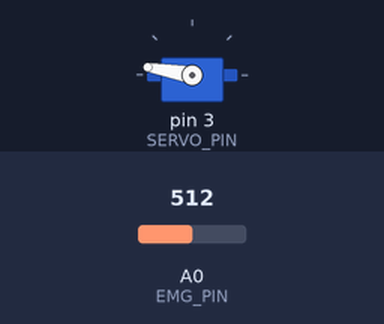
The sketch below on a simulated Arduino Uno, built with avr-gcc and run on an emulated ATmega328P. Parts: servo. Inputs (shaded band) come from the test bench; at power-on: A0 (EMG_PIN) = 512. What the sketch prints to the serial monitor is not drawn.

Above: at 1.2 s.
1.3 s: A0 (EMG_PIN) set to 268
4.3 s: A0 (EMG_PIN) set to 233
At 4.6 s:
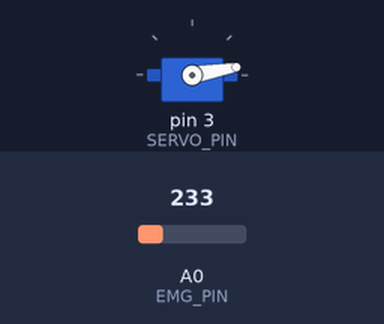
5.8 s: A0 (EMG_PIN) set to 260
At 6.9 s:
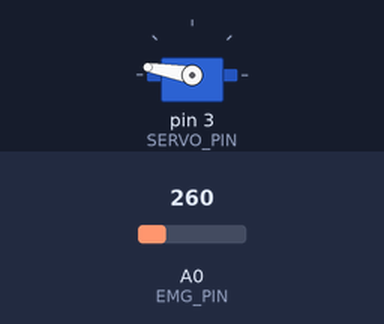
7.3 s: A0 (EMG_PIN) set to 240
At 8.0 s:
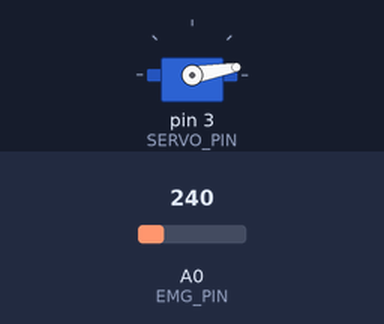
Timing chart, 0 to 9.8 s (numbered marks = the images above; inputs shaded):
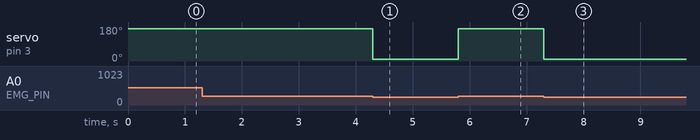

The sketch:

sketch_feb05a.ino
```cpp
#include <Servo.h>

//Threshold for servo motor control with muscle sensor.
//You can set a threshold according to the maximum and minimum values of the muscle sensor.
#define THRESHOLD 250

//Pin number where the sensor is connected. (Analog 0)
#define EMG_PIN 0

//Pin number where the servo motor is connected. (Digital PWM 3)
#define SERVO_PIN 3

//Define Servo motor
Servo SERVO_1;

/*-------------------------------- void setup ------------------------------------------------*/

void setup(){

  //BAUDRATE set to 115200, remember it to set monitor serial properly.
  //Used this Baud Rate and "NL&CR" option to visualize the values correctly.
  Serial.begin(115200);

  //Set servo motor to digital pin 3
  SERVO_1.attach(SERVO_PIN);
}

/*--------------------------------  void loop  ------------------------------------------------*/

void loop(){

  //The "Value" variable reads the value from the analog pin to which the sensor is connected.
  int value = analogRead(EMG_PIN);

  //If the sensor value is GREATER than the THRESHOLD, the servo motor will turn to 170 degrees.
  if(value > THRESHOLD){
    SERVO_1.write(170);
  }

  //If the sensor is LESS than the THRESHOLD, the servo motor will turn to 10 degrees.
  else{
    SERVO_1.write(10);
  }
  // Add "fake" plots to stabilize Y axis
  Serial.print(0); // To freeze the lower limit
  Serial.print(" ");
  Serial.print(1023); // To freeze the upper limit
  Serial.print(" ");
  //You can use serial monitor to set THRESHOLD properly, comparing the values shown when you open and close your hand.
  Serial.println(value);
}
```

Measured:
- the behaviour switches between 251 and 250 on A0 (EMG_PIN) (found by bisection; images 0 and 1)
- after the input at 4.3 s, servo on pin 3 (SERVO_PIN): 170° → 10° at once
- after the input at 5.8 s, servo on pin 3 (SERVO_PIN): 10° → 170° at once
- after the input at 7.3 s, servo on pin 3 (SERVO_PIN): 170° → 10° at once
